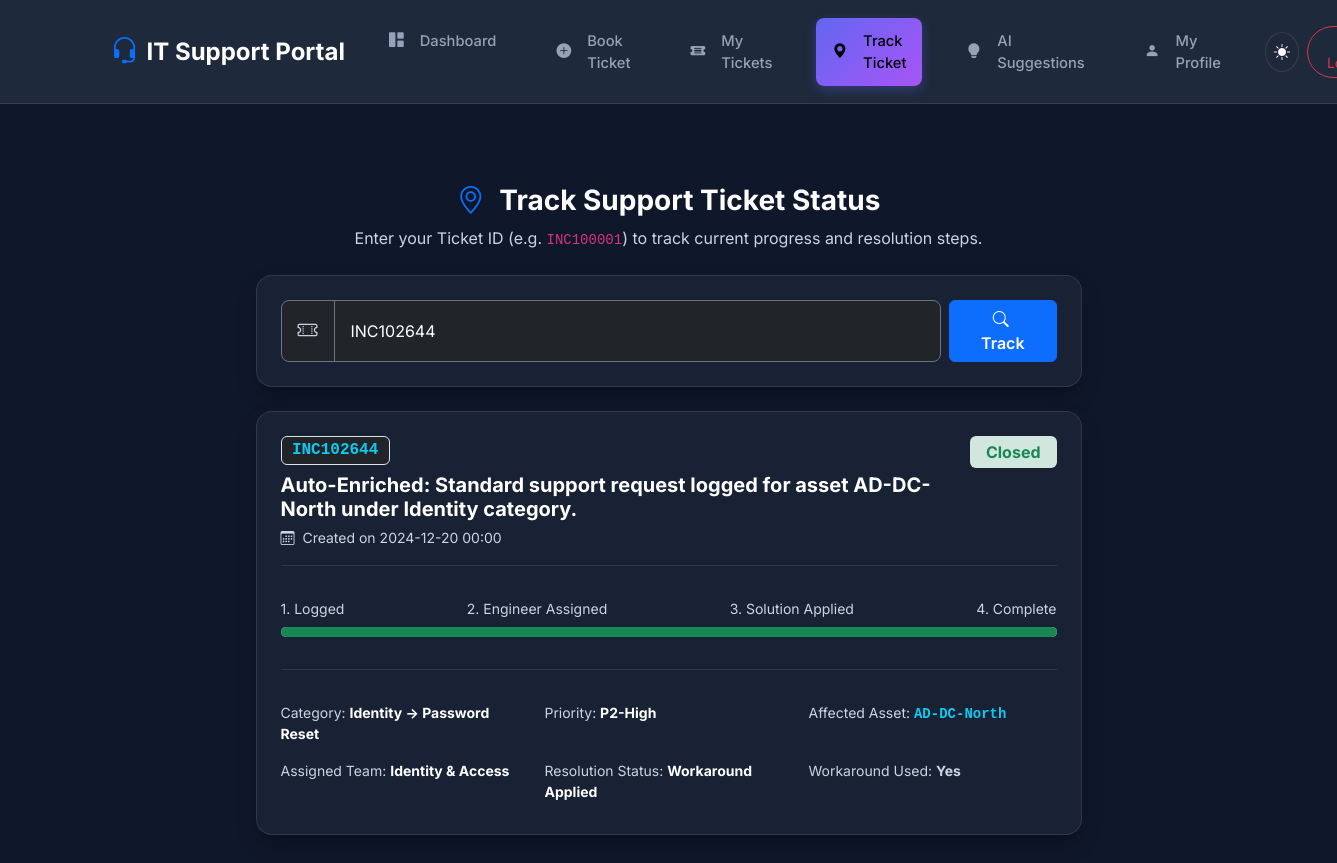
The page /user/track?ticket_id=INC102644 (signed in) on the database its author committed.
### tables this page shows
CREATE TABLE tickets (
            ticket_id TEXT PRIMARY KEY,
            created_date TEXT,
            resolved_date TEXT,
            channel TEXT,
            category TEXT,
            subcategory TEXT,
            short_description TEXT,
            affected_asset TEXT,
            asset_type TEXT,
            site TEXT,
            priority TEXT,
            resolver_team TEXT,
            resolution_code TEXT,
            is_workaround INTEGER DEFAULT 0,
            effort_hours REAL DEFAULT 0.0,
            users_affected INTEGER DEFAULT 1,
            reopened_count INTEGER DEFAULT 0,
            status TEXT,
            true_cluster_id TEXT DEFAULT 'NONE',
            assigned_engineer TEXT DEFAULT 'Unassigned',
            department TEXT DEFAULT 'IT Operations',
            predicted_cluster_id TEXT DEFAULT 'NONE',
            category_flag TEXT DEFAULT 'NORMAL'
        , user_email TEXT DEFAULT 'user@company.com');

### app.py (the view)
@app.route('/user/track')
@user_required
def user_track():
    ticket_id = request.args.get('ticket_id', '').strip()
    ticket = None
    if ticket_id:
        conn = get_db_connection()
        cursor = conn.cursor()
        cursor.execute("SELECT * FROM tickets WHERE ticket_id = ?", (ticket_id,))
        row = cursor.fetchone()
        if row:
            ticket = dict(row)
        conn.close()
    return render_template('user_track.html', ticket=ticket, searched_id=ticket_id)

### app.py (called while the page is built)
def get_active_workflow():
    conn = get_db_connection()
    cursor = conn.cursor()
    cursor.execute("SELECT value FROM system_config WHERE key = 'active_workflow'")
    row = cursor.fetchone()
    conn.close()
    return row['value'] if row else 'ai'

@app.context_processor
def inject_globals():
    return dict(active_workflow=get_active_workflow())

def user_required(f):
    @wraps(f)
    def decorated_function(*args, **kwargs):
        if not session.get('user_logged_in'):
            return redirect(url_for('user_login', next=request.url))
        return f(*args, **kwargs)
    return decorated_function

### database.py (called while the page is built)
def get_db_connection():
    conn = sqlite3.connect(DB_PATH)
    conn.row_factory = sqlite3.Row
    return conn

### templates/user_track.html (shortened to what this page needs)
{% extends 'user_base.html' %}
{% set active_page = 'track' %}
{% block content %}
<div class="container my-5" style="max-width: 850px;">
    <div class="text-center mb-4">
        <h3 class="fw-bold text-white mb-2"><i class="bi bi-geo-alt text-primary me-2"></i> Track Support Ticket Status</h3>
        <p class="text-muted">Enter your Ticket ID (e.g. <code>INC100001</code>) to track current progress and resolution steps.</p>
    </div>
    <div class="glass-card p-4 mb-4">
        <form action="{{ url_for('user_track') }}" method="GET" class="d-flex gap-2">
            <div class="input-group input-group-lg">
                <span class="input-group-text bg-dark border-secondary text-muted"><i class="bi bi-ticket-perforated"></i></span>
                <input type="text" class="form-control bg-dark text-white border-secondary fs-6" name="ticket_id" placeholder="Enter Ticket ID (e.g. INC100001, INC100003)..." value="{{ searched_id }}" required>
            </div>
            <button type="submit" class="btn btn-primary px-4 fw-semibold"><i class="bi bi-search me-1"></i> Track</button>
        </form>
    </div>
    {% if ticket %}
    <div class="glass-card p-4 mb-4">
        <div class="d-flex justify-content-between align-items-start mb-3">
            <div>
                <span class="badge bg-dark border text-info font-monospace fs-6 mb-2">{{ ticket.ticket_id }}</span>
                <h5 class="fw-bold text-white mb-1">{{ ticket.short_description }}</h5>
                <small class="text-muted"><i class="bi bi-calendar3 me-1"></i> Created on {{ ticket.created_date }}</small>
            </div>
            <div>
                {% if ticket.status == 'Closed' %}<span class="badge bg-success-subtle text-success fs-6 px-3 py-2">Closed</span>
                {% elif ticket.status == 'Resolved' %}<span class="badge bg-info-subtle text-info fs-6 px-3 py-2">Resolved</span>
                {% else %}<span class="badge bg-warning-subtle text-warning fs-6 px-3 py-2">In Progress</span>{% endif %}
            </div>
        </div>
        <hr class="border-secondary">
        <div class="py-3">
            <div class="d-flex justify-content-between small text-muted mb-2">
                <span>1. Logged</span>
                <span>2. Engineer Assigned</span>
                <span>3. Solution Applied</span>
                <span>4. Complete</span>
            </div>
            <div class="progress" style="height: 10px;">
                {% if ticket.status == 'Closed' %}
                <div class="progress-bar bg-success" style="width: 100%"></div>
                {% elif ticket.status == 'Resolved' %}
                <div class="progress-bar bg-info" style="width: 75%"></div>
                {% else %}
                <div class="progress-bar bg-warning" style="width: 40%"></div>
                {% endif %}
            </div>
        </div>
        <hr class="border-secondary">
        <div class="row g-3 my-2 text-muted small">
            <div class="col-md-4">Category: <strong class="text-white">{{ ticket.category }} &rarr; {{ ticket.subcategory }}</strong></div>
            <div class="col-md-4">Priority: <strong class="text-white">{{ ticket.priority }}</strong></div>
            <div class="col-md-4">Affected Asset: <strong class="text-info font-monospace">{{ ticket.affected_asset }}</strong></div>
            <div class="col-md-4">Assigned Team: <strong class="text-white">{{ ticket.resolver_team }}</strong></div>
            <div class="col-md-4">Resolution Status: <strong class="text-white">{{ ticket.resolution_code }}</strong></div>
            <div class="col-md-4">Workaround Used: <strong>{% if ticket.is_workaround %}Yes{% else %}No{% endif %}</strong></div>
        </div>
    </div>
    {% elif searched_id %}
    <div class="alert alert-warning border-warning text-center">
        <i class="bi bi-exclamation-triangle-fill me-2 fs-5"></i>
        No ticket found matching Ticket ID <strong>{{ searched_id }}</strong>. Please verify the ID and try again.
    </div>
    {% endif %}
</div>
{% endblock %}

### static/css/style.css (style rules this page uses)
:root { --bg-primary: #0f172a; --bg-secondary: #1e293b; --bg-card: rgba(30, 41, 59, 0.7); --border-color: rgba(255, 255, 255, 0.1); --text-main: #f8fafc; --text-muted: #94a3b8; --accent-blue: #38bdf8; --accent-indigo: #6366f1; --accent-purple: #a855f7; --accent-green: #34d399; --accent-amber: #fbbf24; --accent-rose: #f43f5e; --shadow-main: 0 10px 25px -5px rgba(0, 0, 0, 0.3), 0 8px 10px -6px rgba(0, 0, 0, 0.3); }
body { background-color: var(--bg-primary); color: var(--text-main); font-family: 'Inter', system-ui, -apple-system, BlinkMacSystemFont, 'Segoe UI', Roboto, Oxygen, Ubuntu, Cantarell, sans-serif; min-height: 100vh; transition: background-color 0.3s ease, color 0.3s ease; }
.glass-card { background: var(--bg-card); backdrop-filter: blur(12px); -webkit-backdrop-filter: blur(12px); border: 1px solid var(--border-color); border-radius: 1rem; box-shadow: var(--shadow-main); transition: transform 0.2s ease, box-shadow 0.2s ease; }
[data-theme="dark"] .text-muted { color: #cbd5e1 !important; }

### rows shown on the page
tickets: ticket_id "INC102644", short_description "Auto-Enriched: Standard support request logged for asset AD-DC-North under Identity category.", created_date "2024-12-20 00:00", category "Identity", subcategory "Password Reset", priority "P2-High", affected_asset "AD-DC-North", resolver_team "Identity & Access", resolution_code "Workaround Applied"
